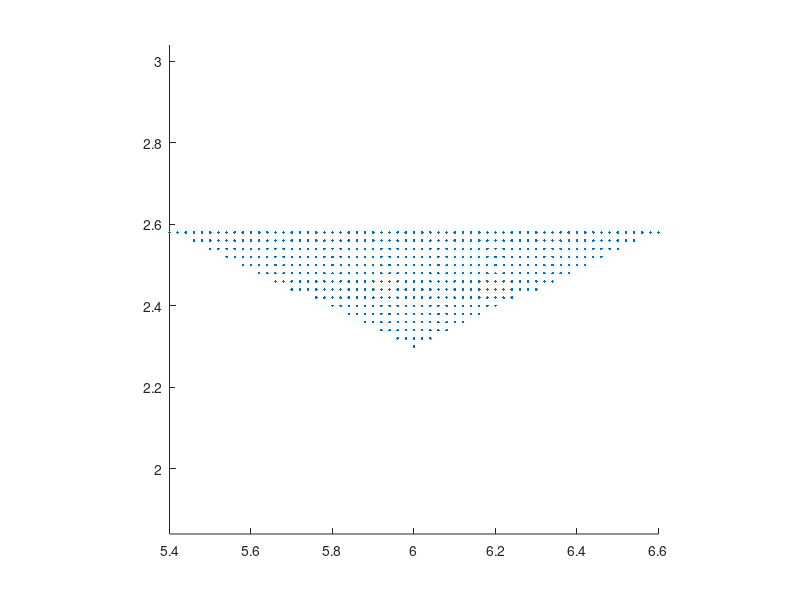

Source code (MATLAB):
%% ---------------------------------------------------------------------
%%
%% Copyright (c) 2019 - 2019 by the IBAMR developers
%% All rights reserved.
%%
%% This file is part of IBAMR.
%%
%% IBAMR is free software and is distributed under the 3-clause BSD
%% license. The full text of the license can be found in the file
%% COPYRIGHT at the top level directory of IBAMR.
%%
%% ---------------------------------------------------------------------

clear all;

PATH = './';

WallPath = strcat(PATH,'wedge3d.vertex');
%%
% Domain parameters
Lx = 12.0;   Ly = 2.0;     Lz = 3.0;
N = 50*2;
Nx = 6*N;   Ny = N; Nz = 3*N/2;

% Dimensional parameters
dx = Lx/Nx; dy = Ly/Ny; dz = Lz/Nz;
Length = 1.2; Width = 1.2;
Length_From_Left = Lx/2.0;
Distance_From_Edge = Ly/2.0;
Height_Above_Bottom = 2.3;
angle = 25; %degrees
x0 = Length_From_Left;
z0 = Height_Above_Bottom;

% From above, calculate the height
Height = Length/2*tan(25*pi/180);
m = Height/(Length/2); % slope of the xz line
br = z0-m*x0;
bl = z0+m*x0;

NumPtsX = ceil(Length/dx) + 1
NumPtsY = ceil(Width/dy) + 1
NumPtsZ = ceil(Height/dz) + 1

lag_pts = 0;

% Generate wedge shape
for k = 1:NumPtsZ
    z = Height_Above_Bottom + (k-1)*dz;
    for j = 1:NumPtsY
        y = Distance_From_Edge - Width/2 + (j-1)*dy;
        for i = 1:NumPtsX
            x = Length_From_Left-Length/2 + (i-1)*dx;
            Zr = m*x+br;
            Zl = -m*x+bl;
            if z >= Zr && z >= Zl
              lag_pts = lag_pts+1;
              LagX(lag_pts) = x;
              LagY(lag_pts) = y;
              LagZ(lag_pts) = z;
            end
        end
    end
end


figure;
plot3(LagX,LagY,LagZ,'.')
view(0,0)
axis equal;

%% write it in file

lag_pts = length(LagY);
fid = fopen(WallPath,'wt');
fprintf(fid,'%d\n',lag_pts);

for i = 1:length(LagX)
    fprintf(fid,'%12.7E\t\t%12.7E\t\t%12.7E\n',LagX(i), LagY(i),LagZ(i));
end

fclose(fid);
